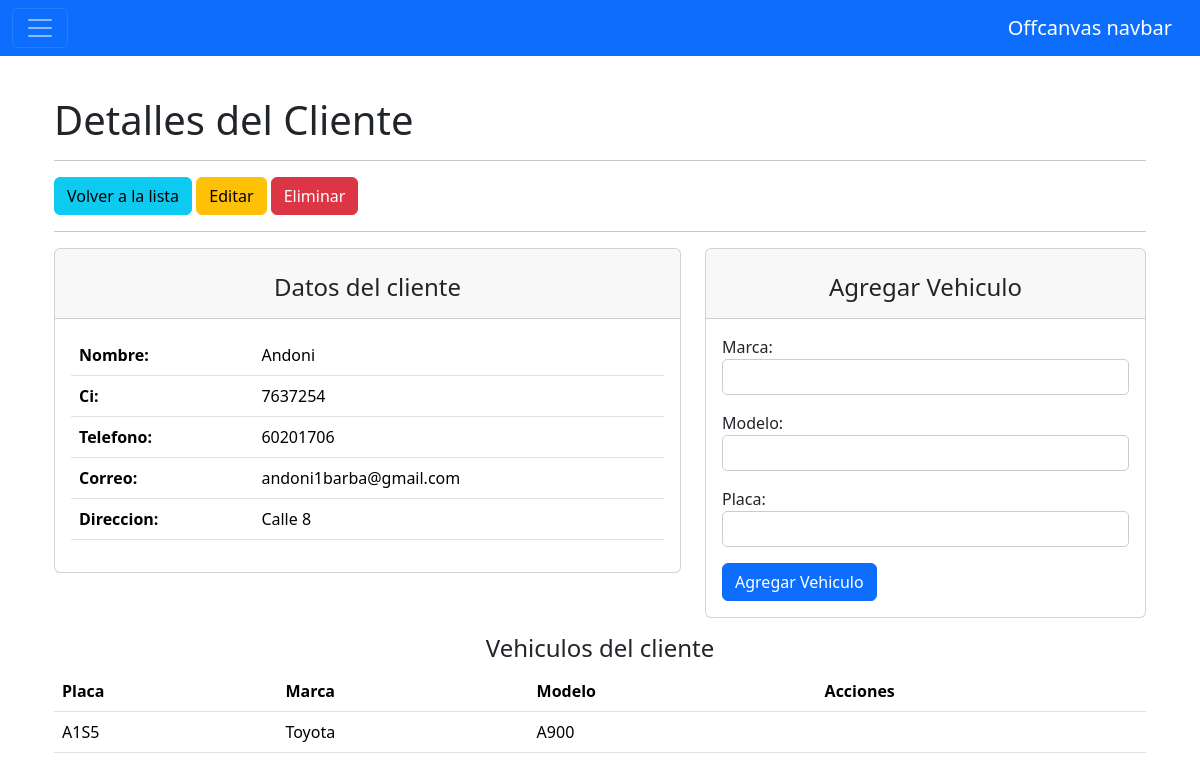
The page /administracion/clientes/1/ on the database its author committed.
### administracion/models.py (models this page shows, shortened)
class Cliente(models.Model):
    nombre = models.CharField(max_length=200)
    ci = models.CharField(max_length=20)
    telefono = models.CharField(max_length=20)
    direccion = models.CharField(max_length=200)
    email = models.EmailField()

class Vehiculo(models.Model):
    cliente = models.ForeignKey(Cliente, on_delete=models.CASCADE)
    marca = models.CharField(max_length=200)
    modelo = models.CharField(max_length=200)
    placa = models.CharField(max_length=7)

### administracion/views.py (the view, shortened to what this page needs)
# urls.py: path('clientes/<int:pk>/', views.ClienteDetailView.as_view(), name='detalle_cliente'),
class ClienteDetailView(DetailView):
    model = Cliente
    template_name = 'administracion/clientes/detail.html'
    context_object_name = 'cliente'
    def get_context_data(self, **kwargs):
        context = super().get_context_data(**kwargs)
        context['vehiculo_form'] = VehiculoForm(initial={'cliente': self.object})
        return context

### administracion/forms.py
class VehiculoForm(forms.ModelForm):
    class Meta:
        model = Vehiculo
        fields = ['cliente', 'marca', 'modelo', 'placa']
        widgets = {
            'cliente': forms.HiddenInput(),
        }

### administracion/templates/administracion/clientes/detail.html (shortened to what this page needs)
{% extends "administracion/base/base.html" %}
{% block content %}
    <div class="container">
        <h1>Detalles del Cliente</h1>
        <hr>
        <a href="{% url 'administracion:clientes' %}" class="btn btn-info">Volver a la lista</a>
        <a href=" " class="btn btn-warning">Editar</a>
        <a href=" " class="btn btn-danger">Eliminar</a>
        <hr>
        <div class="row">
            <div class="col-md-7">
                <div class="card">
                    <div class="card-header">
                        <h4 class="text-center mt-3">Datos del cliente</h4>
                    </div>
                    <div class="card-body">
                        <table class="table">
                            <tbody>
                                <tr>
                                    <td><strong>Nombre:</strong></td>
                                    <td>{{ cliente.nombre }}</td>
                                </tr>
                                <tr>
                                    <td><strong>Ci:</strong></td>
                                    <td>{{ cliente.ci }}</td>
                                </tr>
                                <tr>
                                    <td><strong>Telefono:</strong></td>
                                    <td>{{ cliente.telefono }}</td>
                                </tr>
                                <tr>
                                    <td><strong>Correo:</strong></td>
                                    <td>{{ cliente.email }}</td>
                                </tr>
                                <tr>
                                    <td><strong>Direccion:</strong></td>
                                    <td>{{ cliente.direccion }}</td>
                                </tr>
                            </tbody>
                        </table>
                    </div>
                </div>
            </div>
            <div class="col">
                <div class="card">
                    <div class="card-header">
                        <h4 class="text-center mt-3">Agregar Vehiculo</h4>
                    </div>
                    <div class="card-body">
                        <form method="post">
                            {{ vehiculo_form.as_p }}
                            <input type="submit" value="Agregar Vehiculo" class="btn btn-primary">
                        </form>
                    </div>
                </div>
            </div>
        </div>
        <div class="row">
            <div class="col">
            <h4 class="text-center mt-3">Vehiculos del cliente</h4>
                <table class="table">
                    <thead>
                        <tr>
                            <th>Placa</th>
                            <th>Marca</th>
                            <th>Modelo</th>
                            <th>Acciones</th>
                        </tr>
                    </thead>
                    <tbody>
                        {% for vehiculo in cliente.vehiculo_set.all %}
                            <tr>
                                <td>{{ vehiculo.placa }}</td>
                                <td>{{ vehiculo.marca }}</td>
                                <td>{{ vehiculo.modelo }}</td>
                                <td>
                                </td>
                            </tr>
                        {% endfor %}
                    </tbody>
                </table>
            </div>
        </div>
    </div>
{% endblock content %}

### administracion/templates/administracion/clientes/detail.html (style rules this page uses)
label { display: block; }
input[type="text"], input[type="email"], input[type="password"] { width: 100%; padding: 5px; border-radius: 5px; border: 1px solid #ccc; }

### rows shown on the page
Cliente: nombre "Andoni", ci "7637254", telefono "60201706", email "andoni1barba@gmail.com", direccion "Calle 8"
Vehiculo: placa "A1S5", marca "Toyota", modelo "A900"
